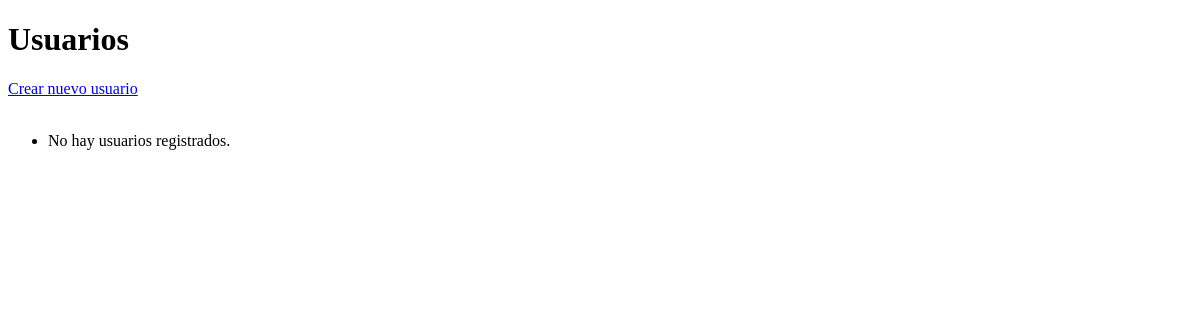
The app's page /, older data.
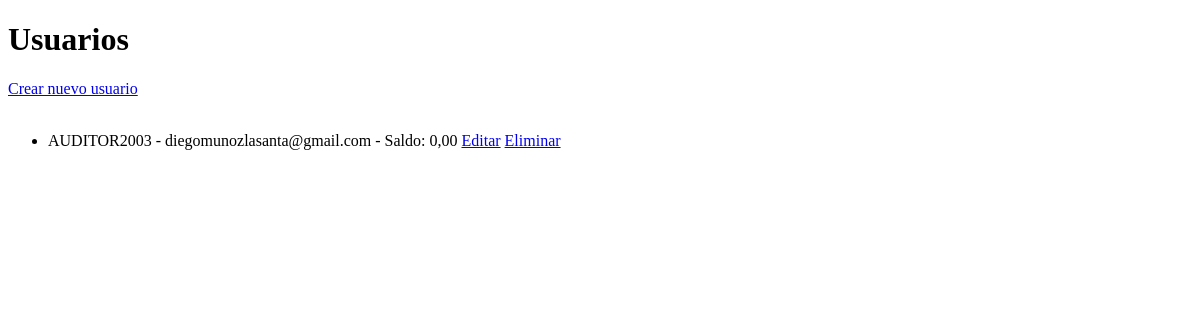
The same page, newer data.
### gestion/models.py (models this page shows, shortened)
class Usuario(models.Model):
    user_id = models.AutoField(primary_key=True)
    nombre = models.CharField(max_length=100)
    correo_electronico = models.EmailField(max_length=150, unique=True)
    contrasena = models.CharField(max_length=255)
    saldo = models.DecimalField(max_digits=15, decimal_places=2, default=0.00)
    fecha_creacion = models.DateTimeField(auto_now_add=True)

### gestion/views.py (the view)
# urls.py: path('', UsuarioListView.as_view(), name='usuario_list'),
class UsuarioListView(ListView):
    model = Usuario
    template_name = 'gestion/usuario_list.html'
    context_object_name = 'usuarios'

### gestion/templates/gestion/usuario_list.html (shortened to what this page needs)
<!DOCTYPE html>
<html>
<head>
</head>
<body>
    <h1>Usuarios</h1>
    <a href="{% url 'usuario_create' %}">Crear nuevo usuario</a>
    <br><br>
    <ul>
        {% for usuario in usuarios %}
            <li>
                {{ usuario.nombre }} - {{ usuario.correo_electronico }} - Saldo: {{ usuario.saldo }}
                <a href="{% url 'usuario_update' usuario.pk %}">Editar</a>
                <a href="{% url 'usuario_delete' usuario.pk %}">Eliminar</a>
            </li>
        {% empty %}
            <li>No hay usuarios registrados.</li>
        {% endfor %}
    </ul>
</body>
</html>

Row changes from the older to the newer data that the page shows:
added Usuario: nombre "AUDITOR2003", correo_electronico "diegomunozlasanta@gmail.com", saldo "0,00"
Text that changed along with them:
text no longer shown: "No hay usuarios registrados."
